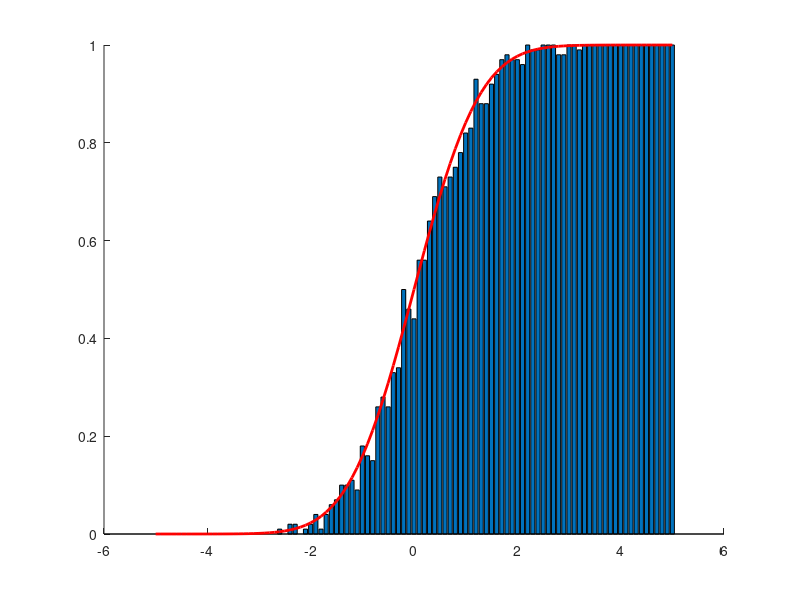

Write the MATLAB code that produced this figure.
n = 100;
N = 100;
x = -5 : 0.1 : 5;

y = zeros(1, size(x, 2));
for i = 1 : size(x, 2)
    y(i) = 0;
    for j = 1 : N
        xn = rand(n, 1);
        if (sum(xn) - 0.5 * n) / sqrt(1/12 * n) <= x(i)
            y(i) = y(i) + 1;
        end
    end
    y(i) = y(i) / N;
end

hold on;
bar(x, y);

yn = zeros(1, size(x, 2));
for i = 2 : size(x, 2)
    tmp = exp(-x(1 : i).^2 / 2)
    yn(i) = 1/sqrt(2 * pi) * trapz(x(1 : i), tmp);
end

plot(x, yn, 'Color', 'r', 'LineWidth', 2);
